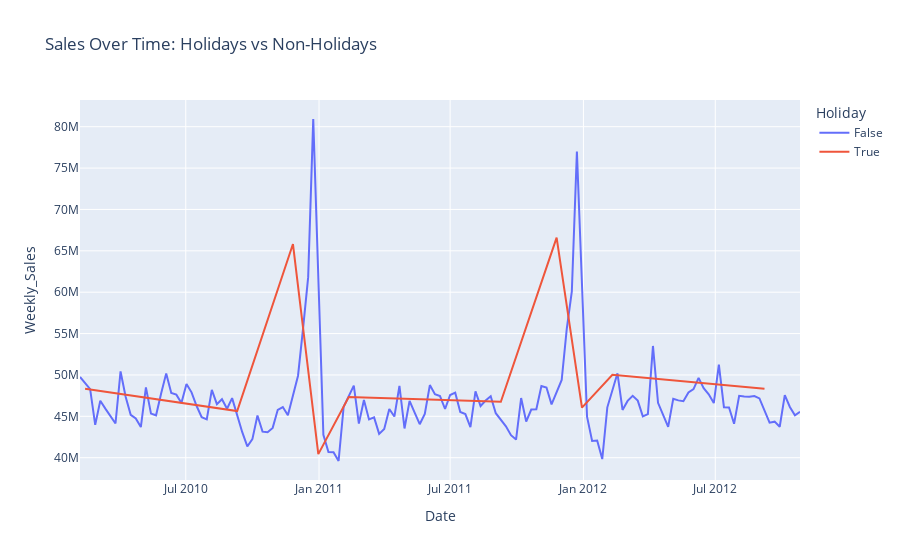

The notebook cell saved with this chart:
### Code cell
holiday_trend = full_data.groupby(['Date', 'IsHoliday'])['Weekly_Sales'].sum().reset_index()

fig = px.line(
    holiday_trend,
    x='Date',
    y='Weekly_Sales',
    color='IsHoliday',
    title='Sales Over Time: Holidays vs Non-Holidays',
    labels={'IsHoliday': 'Holiday'}
)
fig.show()

### Figure 1 — Plotly figure (JSON) as saved in the notebook; plotly's stock layout.template omitted (floating-point values rounded to 4 significant figures; data arrays with more than 128 entries replaced by an {"elided": "..."} marker saying what was removed)
{"data": [{"hovertemplate": "Holiday=False<br>Date=%{x}<br>Weekly_Sales=%{y}<extra></extra>", "legendgroup": "False", "line": {"color": "#636efa", "dash": "solid"}, "marker": {"symbol": "circle"}, "mode": "lines", "name": "False", "orientation": "v", "showlegend": true, "type": "scatter", "x": {"elided": "133 str values"}, "xaxis": "x", "y": {"elided": "133 float values"}, "yaxis": "y"}, {"hovertemplate": "Holiday=True<br>Date=%{x}<br>Weekly_Sales=%{y}<extra></extra>", "legendgroup": "True", "line": {"color": "#EF553B", "dash": "solid"}, "marker": {"symbol": "circle"}, "mode": "lines", "name": "True", "orientation": "v", "showlegend": true, "type": "scatter", "x": ["2010-02-12T00:00:00", "2010-09-10T00:00:00", "2010-11-26T00:00:00", "2010-12-31T00:00:00", "2011-02-11T00:00:00", "2011-09-09T00:00:00", "2011-11-25T00:00:00", "2011-12-30T00:00:00", "2012-02-10T00:00:00", "2012-09-07T00:00:00"], "xaxis": "x", "y": [48340000.0, 45630000.0, 65820000.0, 40432519, 47340000.0, 46760000.0, 66590000.0, 46040000.0, 50010000.0, 48330000.0], "yaxis": "y"}], "layout": {"legend": {"title": {"text": "Holiday"}, "tracegroupgap": 0}, "title": {"text": "Sales Over Time: Holidays vs Non-Holidays"}, "xaxis": {"anchor": "y", "domain": [0, 1], "title": {"text": "Date"}}, "yaxis": {"anchor": "x", "domain": [0, 1], "title": {"text": "Weekly_Sales"}}}}
